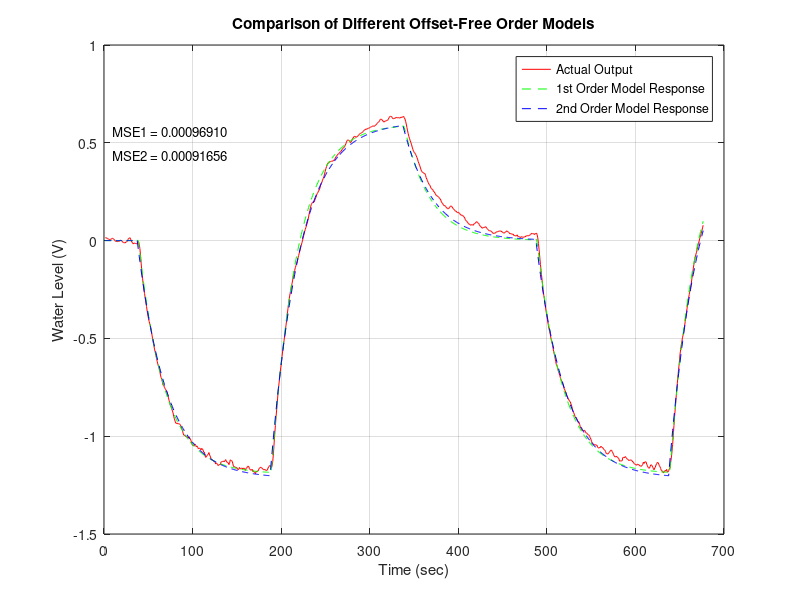

The MATLAB source for this figure:

% Step 1
load('SysIdenData_StudentVersion.mat'); 
t = LogData.time;
y_act = LogData.signals(1).values(:,2);
y_actm = LogData.signals(1).values(:,1);
u_act = LogData.signals(2).values;

i = 1;
while u_act(i) == u_act(1)
    i = i + 1;
end
% Output offset
u_offset = u_act(1);
u = u_act - u_offset;
% Input offset
y_offset = mean(y_act(1:i-1));
y = y_act - y_offset;

% Step 2 second order model
N = floor(length(y) / 2); % the first half of the offset-free input-output data
k_start = 3;
Y = y(k_start:N);
Phi = [y(k_start-1:N-1), y(k_start-2:N-2), u(k_start-1:N-1), u(k_start-2:N-2)];

theta = inv((Phi' * Phi)) * (Phi' * Y);
a1 = -theta(1);  % a1
a2 = -theta(2);  % a2
b1 = theta(3);  % b1
b2 = theta(4);  % b2

% transfer function
h = t(2)-t(1);
numerator = [b1 b2];
denominator = [1 a1 a2]; 
Gz = tf(numerator, denominator, h);% Eq1

% state space
G = [0 1; -a2 -a1];  % martix G
H = [0; 1];  % martix H
C = [b2 b1];  % martix C
D = 0;  % martix D
sys_ss = ss(G, H, C, D, h);

% Step 3 first order model
N = floor(length(y) / 2); % the first half of the offset-free input-output data
k_start_2 = 3;
Y_2 = y(k_start:N);
Phi_2 = [y(k_start-1:N-1), u(k_start-1:N-1)];

theta_2 = inv((Phi_2' * Phi_2)) * (Phi_2' * Y_2);
a1_2 = -theta_2(1);  % a1
b1_2 = theta_2(2);  % b1

% transfer function
numerator_2 = b1_2;  
denominator_2 = [1 a1_2];
Gz_2 = tf(numerator_2, denominator_2, h);% Eq1

% state space
G_2 = -a1_2;  % 矩阵 G
H_2 = 1;  % 矩阵 H
C_2 = b1_2;  % 矩阵 C
D_2 = 0;  % 矩阵 D
sys_ss_2 = ss(G_2, H_2, C_2, D_2, h);

% Simulating both models
simulated_output_1st = filter(numerator, denominator, u(k_start:end));
simulated_output_2nd = filter(numerator_2, denominator_2, u(k_start:end));
t_simulated = t(k_start:end);

% First Order MSE
MSE_1st = mean((y(k_start:end) - simulated_output_1st).^2);

% Second Order MSE
MSE_2nd = mean((y(k_start:end) - simulated_output_2nd).^2);
mse_str_1 = sprintf('%.8f', MSE_1st);
mse_str_2 = sprintf('%.8f', MSE_2nd);

figure;
subplot(1,1,1);
plot(t_simulated, y(k_start:end), 'r', t_simulated, simulated_output_1st, 'g--',t_simulated, simulated_output_2nd, 'b--');
title('Comparison of Different Offset-Free Order Models','FontWeight', 'bold');
xlabel('Time (sec)');
ylabel('Water Level (V)');
xlim([0 700]);
ylim([-1.5 1]);
legend('Actual Output', '1st Order Model Response', '2nd Order Model Response');
grid on;

text(10, 0.56, ['MSE1 = ', num2str(mse_str_1)], 'FontSize', 9.5);
text(10, 0.44, ['MSE2 = ', num2str(mse_str_2)], 'FontSize', 9.5);